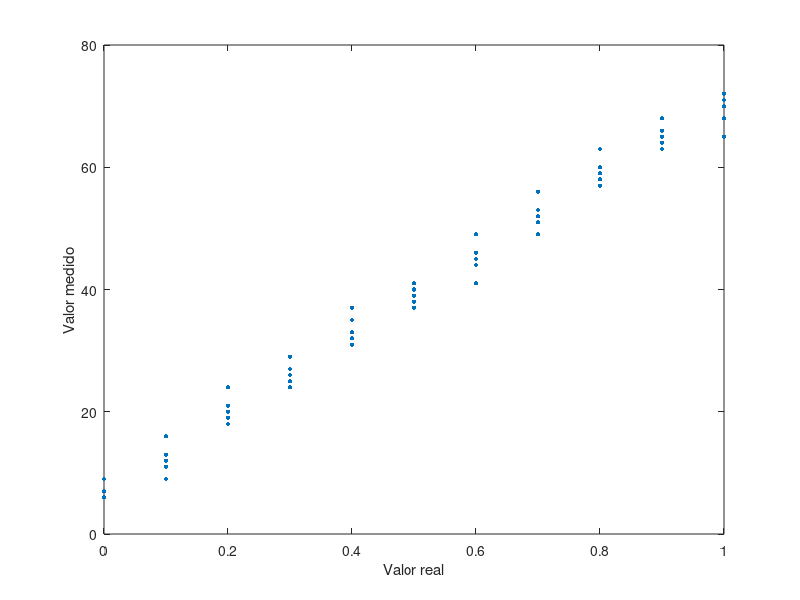

The MATLAB script that drew this image: (Note: this script raises an error after producing the figure.)
    %Vectores para los ejes X, Y
    X = [ 1.0	1.0	1.0	1.0	1.0	0.9	0.9	0.9	0.9	0.9	0.8	0.8	0.8	0.8	0.8	0.7	0.7	0.7	0.7	0.7	0.6	0.6	0.6	0.6	0.6	0.5	0.5	0.5	0.5	0.5	0.4	0.4	0.4	0.4	0.4	0.3	0.3	0.3	0.3	0.3	0.2	0.2	0.2	0.2	0.2	0.1	0.1	0.1	0.1	0.1	0.0	0.0	0.0
];
    Y = [65.0	71.0	70.0	72.0	68.0	68.0	66.0	65.0	64.0	63.0	63.0	60.0	59.0	58.0	57.0	56.0	53.0	52.0	51.0	49.0	49.0	46.0	45.0	44.0	41.0	41.0	40.0	39.0	38.0	37.0	37.0	35.0	33.0	32.0	31.0	29.0	27.0	26.0	25.0	24.0	24.0	21.0	20.0	19.0	18.0	16.0	13.0	12.0	11.0	9.0	9.0	7.0	6.0
 ];
    
    %Trazo del gráfico y rectas
    plot(X, Y, '.', 'MarkerSize', 10)
    ylabel('Valor medido')
    xlabel('Valor real')
    hold on

    %Se hace el cálculo de la recta de Puntos Extremos
    [m1, b1] = PunExtremos(X, Y);
    y_ext = m1 * X + b1;
    %plot(X, y_ext)

    %Se hace el cálculo de la recta de Mínimos Cuadrados
    [m2, b2] = MinCuadrados(X.', Y.');
    y_min = m2 * X + b2;
    %plot(X, y_min)
    hold off

%Función de Mínimos Cuadrados
function [m, b] = MinCuadrados(x, y)
    R = [ones(size(x)) x];
    bm = R\y;
    b = bm(1);
    m = bm(2);
end

%Función de Puntos Extremos
function [m, b] = PunExtremos(x, y)
    b = y(1);
    m = (y(end) - y(1)) / (x(end) - x(1));
end